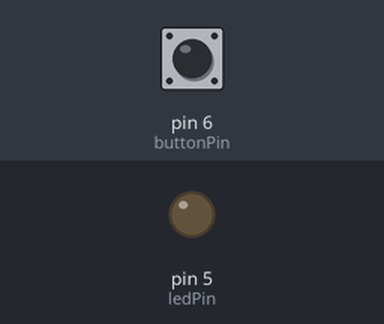
Simulated run of this program. Board: Arduino Leonardo, built with avr-gcc and run on an emulated ATmega32U4. On the bench: output pins drawn as LEDs (lit = HIGH). Dashed ring = blinking. The inputs (shaded band) are chosen by the test bench; at power-on: pin 6 (buttonPin) HIGH.

Above: at 1.2 s.
1.3 s: pin 6 (buttonPin) pulled LOW for 0.15 s
At 1.54 s:
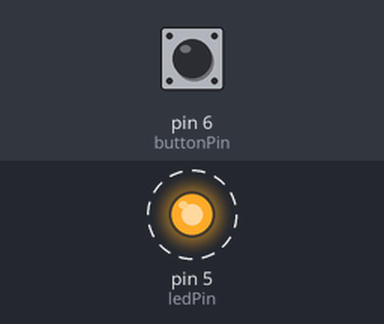
4.4 s: pin 6 (buttonPin) pulled LOW for 1 s
6.9 s: pin 6 (buttonPin) pulled LOW for 3.2 s
At 7.14 s:
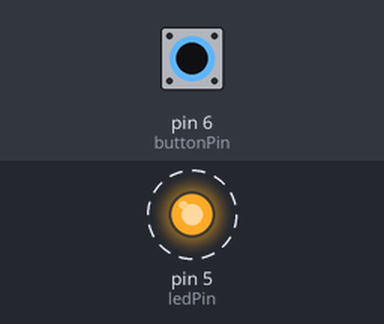
Timing chart, 0 to 17.6 s (numbered marks = the images above; inputs shaded):
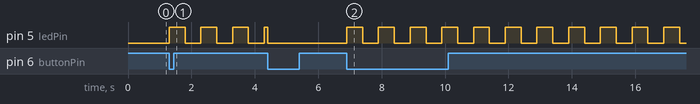

Measured:
- after the input at 1.3 s, pin 5 (ledPin): alternates HIGH for 0.50 s and LOW for 0.50 s, starting at once
- after the input at 6.9 s, pin 5 (ledPin): alternates HIGH for 0.50 s and LOW for 0.50 s, starting at once

The program:

main.cpp
```cpp
#include <Arduino.h>

const int buttonPin = 6;
const int ledPin = 5;

// Переменная для отслеживания состояния светодиода
bool lightState = false;

// Переменная для отслеживания состояния кнопки в предыдущем цикле (для Этапа 2)
bool lastButtonState = HIGH;

// ЭТАП 3: Мигающий светодиод с выключателем

bool isBlinking = false;  // Включено ли мигание?
unsigned long lastBlinkTime = 0;  // Когда светодиод последний раз переключался?
const unsigned long blinkInterval = 500;  // Интервал мигания в миллисекундах

// ЭТАП 1: Простое управление (светодиод включен, пока нажата кнопка)

// Возвращает true, если кнопка нажата
bool buttonIsDown() {
    return digitalRead(buttonPin) == LOW;
}

// Возвращает true, если кнопка отпущена
bool buttonIsUp() {
    return digitalRead(buttonPin) == HIGH;
}

// Включает светодиод
void turnLightOn() {
    digitalWrite(ledPin, HIGH);
    lightState = true;
}

// Выключает светодиод
void turnLightOff() {
    digitalWrite(ledPin, LOW);
    lightState = false;
}

// Возвращает true, если светодиод горит
bool lightIsOn() {
    return lightState == true;
}

// Возвращает true, если светодиод не горит
bool lightIsOff() {
    return lightState == false;
}

// ЭТАП 2: Выключатель (toggle - светодиод переключается при каждом нажатии)

// Возвращает true только один раз — когда кнопка только что была нажата
bool buttonWasPressed() {
    bool currentButtonState = digitalRead(buttonPin);

    if (currentButtonState == LOW && lastButtonState == HIGH) {
        lastButtonState = currentButtonState;
        return true;
    }

    lastButtonState = currentButtonState;
    return false;
}

// Переключает светодиод: если был включён — выключи, если выключен — включи
void toggleLight() {
    if (lightIsOn()) {
        turnLightOff();
    } else {
        turnLightOn();
    }
}

// ЭТАП 3: Мигающий светодиод с выключателем

// Сбрасывает счётчик времени мигания
void resetBlinkInterval() {
    lastBlinkTime = millis();
}

// Переключает режим мигания
void toggleBlinking() {
    if (isBlinking) {
        isBlinking = false;
        turnLightOff();
    } else {
        resetBlinkInterval();
        isBlinking = true;
        turnLightOn();
    }
}

// Возвращает true, если прошло достаточно времени для переключения светодиода
bool blinkIntervalElapsed() {
    return millis() - lastBlinkTime >= blinkInterval;
}

void setup() {
    pinMode(buttonPin, INPUT_PULLUP);
    pinMode(ledPin, OUTPUT);
}

void loop() {
    if (buttonWasPressed()) {
        toggleBlinking();
    }

    if (isBlinking && blinkIntervalElapsed()) {
        toggleLight();
        resetBlinkInterval();
    }
}
```
